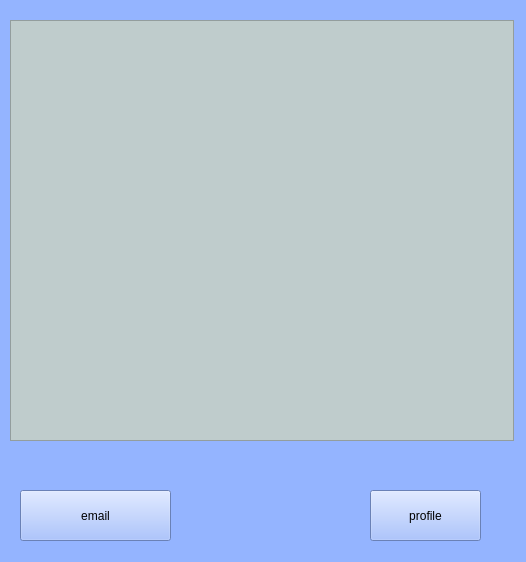
<?xml version="1.0" encoding="UTF-8"?>
<ui version="4.0">
 <class>MainWindow</class>
 <widget class="QMainWindow" name="MainWindow">
  <property name="geometry">
   <rect>
    <x>0</x>
    <y>0</y>
    <width>526</width>
    <height>562</height>
   </rect>
  </property>
  <property name="sizePolicy">
   <sizepolicy hsizetype="Preferred" vsizetype="Preferred">
    <horstretch>0</horstretch>
    <verstretch>0</verstretch>
   </sizepolicy>
  </property>
  <property name="minimumSize">
   <size>
    <width>526</width>
    <height>562</height>
   </size>
  </property>
  <property name="maximumSize">
   <size>
    <width>526</width>
    <height>562</height>
   </size>
  </property>
  <property name="windowTitle">
   <string>USER INVESTMENT</string>
  </property>
  <property name="windowIcon">
   <iconset>
    <normaloff>../img/icon.ico</normaloff>../img/icon.ico</iconset>
  </property>
  <property name="styleSheet">
   <string notr="true">background-color:rgb(148, 180, 255)</string>
  </property>
  <widget class="QWidget" name="centralwidget">
   <widget class="QTableWidget" name="datatable">
    <property name="geometry">
     <rect>
      <x>10</x>
      <y>20</y>
      <width>504</width>
      <height>421</height>
     </rect>
    </property>
    <property name="minimumSize">
     <size>
      <width>252</width>
      <height>421</height>
     </size>
    </property>
    <property name="maximumSize">
     <size>
      <width>3546</width>
      <height>46475</height>
     </size>
    </property>
    <property name="styleSheet">
     <string notr="true">background-color: rgb(191, 204, 204);</string>
    </property>
    <property name="columnCount">
     <number>2</number>
    </property>
    <attribute name="horizontalHeaderVisible">
     <bool>false</bool>
    </attribute>
    <attribute name="horizontalHeaderHighlightSections">
     <bool>false</bool>
    </attribute>
    <attribute name="verticalHeaderVisible">
     <bool>false</bool>
    </attribute>
    <attribute name="verticalHeaderHighlightSections">
     <bool>false</bool>
    </attribute>
    <column/>
    <column/>
   </widget>
   <widget class="QPushButton" name="profile">
    <property name="geometry">
     <rect>
      <x>370</x>
      <y>490</y>
      <width>111</width>
      <height>51</height>
     </rect>
    </property>
    <property name="styleSheet">
     <string notr="true">
QWidget#profile{
border-radius:10px;
background:rgb(255, 46, 67);
color:black;
font-size:26px;
font-variant:small-caps;
}
QWidget#profile:hover{
border-radius:10px;
background: rgb(255, 87, 98);
color:black;
font-size:26px;
font-variant:small-caps;
}</string>
    </property>
    <property name="text">
     <string>profile</string>
    </property>
   </widget>
   <widget class="QPushButton" name="maildata">
    <property name="geometry">
     <rect>
      <x>20</x>
      <y>490</y>
      <width>151</width>
      <height>51</height>
     </rect>
    </property>
    <property name="styleSheet">
     <string notr="true">

QWidget#maildata{
border-radius:10px;
background:rgb(90, 181, 70);
color:black;
font-size:26px;
font-variant:small-caps;
}
QWidget#maildata:hover{
border-radius:10px;
background:rgba(139, 190, 99,0.8);
color:black;
font-size:26px;
font-variant:small-caps;
}</string>
    </property>
    <property name="text">
     <string>email</string>
    </property>
   </widget>
   <widget class="QLabel" name="emailmsg">
    <property name="geometry">
     <rect>
      <x>10</x>
      <y>450</y>
      <width>401</width>
      <height>31</height>
     </rect>
    </property>
    <property name="styleSheet">
     <string notr="true">color:black;
font-variant:small-caps;
font-size:20px;</string>
    </property>
    <property name="text">
     <string/>
    </property>
   </widget>
  </widget>
 </widget>
 <resources/>
 <connections/>
</ui>
